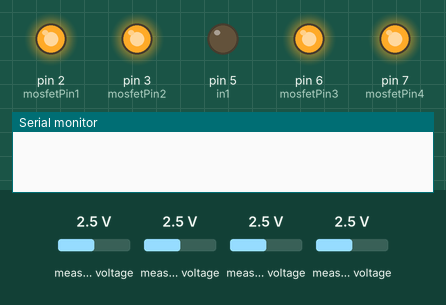
A sketch run on a simulated Arduino Uno, built with avr-gcc and run on an emulated ATmega328P. Parts: output pins drawn as LEDs (lit = HIGH), the last lines printed to the serial monitor. Inputs (shaded band) come from the test bench; at power-on: measured voltage 2.5 V.

Above: at 0.1 s.
At 2.1 s:
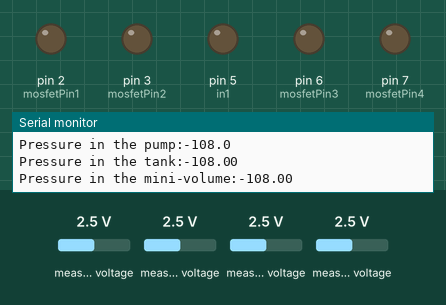
Timing chart, 0 to 3.6 s (numbered marks = the images above):
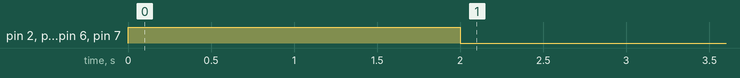

The sketch:

new_pid_edition.ino
```cpp
#include <SPI.h>
#include <Wire.h> // Библиотека для работы с шиной I2C
#include <Adafruit_ADS1X15.h> // Библиотека для работы с модулями ADS1115 и ADS1015


const int mosfetPin1 = 2; //Определение цифрового ПИН для управления соленоидом №1
const int mosfetPin2 = 3; //Определение цифрового ПИН для управления соленоидом №2
const int mosfetPin3 = 6; //Определение цифрового ПИН для управления соленоидом №3 (промежуточный)
const int mosfetPin4 = 7;

uint32_t timer = 0;   // переменная таймера для вывода значений

float voltage0;
float pressure0;
float voltage1; // Значение напряжения на датчике давления в контуре насоса
float pressure1; // Показания давления датчика в контуре насоса
float voltage2; // Значение напряжения на датчике давления в контуре контрольного объема
float pressure2; // Показания давления датчика в контуре контрольного объема
float voltage3; // Значение напряжения на датчике давления в контуре мини-объема
float pressure3; // Показания давления датчика в контуре мини-объема

//Определение требуемого давления в контролируемом объеме
float desired_pressure = abs(-65.0); // целевое значение

float pump_stable_pressure = -70;
float minimum_pressure = pump_stable_pressure + 25.0;

//Определение ПИН-а для управления РЕЛЕ
int in1 = 5; // Канал IN1 реле будет управляться пином 5
int dt_in_ms = 25; //Определение периода формирования команд ПИД регуляторами


//Коэффициенты регулирования ПИД контрольного объема
float Kp = 120.0;
float Ki = 0.0;
float Kd = 0.3;
float sum_error = 0.0;
float min_out = -1.0;
float max_out = 1.0;
float prev_error = 0.0;
int tau = 50;
int delta = 400;

//side var. to open gates correctly
int first_time = 1;
int flag = 0;

//Задание переменной управляющего сигнала ПИД регуляторов
float PID_control_value_tank = 0;

Adafruit_ADS1115 ads; // Создание объекта ads для общения через него с модулем

// Переменные для хранения значений АЦП каждого канала
int16_t adc0, adc1, adc2, adc3;


float new_pid(float p){
    float error, output;

    error = desired_pressure - p;
    sum_error += error;
    output = Kp * error + Ki * sum_error + Kd * (error - prev_error)  / dt_in_ms;

    if (output < 0) {
      output /= 10.0;
    }

    prev_error = output;

    if (output < min_out) {
      return min_out;
    } else if (output > max_out){
      return max_out;
    } else
      return output;
}


void setup() {
  pinMode(in1, OUTPUT);    // Установка пина 5 как выход
  digitalWrite(in1, LOW); //Закрытие канала IN1 реле

  pinMode(mosfetPin1, OUTPUT); //Устанновка пина mosfetPin1 как выхода
  pinMode(mosfetPin2, OUTPUT); //Устанновка пина mosfetPin2 как выхода
  pinMode(mosfetPin3, OUTPUT); //Устанновка пина mosfetPin3 как выхода
  pinMode(mosfetPin4, OUTPUT);

  //Продуваем контур при включении
  digitalWrite(mosfetPin1, HIGH);//Открытие соленоида №1 для соединения контуров насоса и контрольного объема
  digitalWrite(mosfetPin2, HIGH);//Открытие соленоида №2 для соединения контуров насоса и контрольного объема
  digitalWrite(mosfetPin3, HIGH);//Открытие соленоида №3 для соединения контуров насоса и контрольного объема
  digitalWrite(mosfetPin4, HIGH);//Открытие соленоида №4 для соединения контуров насоса и контрольного объема

  delay(2000);//Ожидание в течение 2х секунд для продувки контуров после перезапуска системы

  digitalWrite(mosfetPin1, LOW);//Открытие соленоида №1 для соединения контуров насоса и контрольного объема
  digitalWrite(mosfetPin2, LOW);//Закрытие соленоида №2
  digitalWrite(mosfetPin3, LOW);//Закрытие соленоида №3
  digitalWrite(mosfetPin4, LOW);//Закрытие соленоида №4
  // Установка коэффициента усиления 1
  ads.setGain(GAIN_ONE);
  ads.begin(); // Инициализация модуля ADS1115

  // initialize serial communication at 9600 bits per second:
  Serial.begin(9600);

}
// the loop routine runs over and over again forever:
void loop() {

  adc0 = ads.readADC_SingleEnded(0); // Чтение АЦП нулевого канала
  adc1 = ads.readADC_SingleEnded(1); // Чтение АЦП первого канала
  adc2 = ads.readADC_SingleEnded(2); // Чтение АЦП второго канала
  adc3 = ads.readADC_SingleEnded(3);

  // Расчёт фактических напряжений на каждом канале
  voltage0= float(adc0) * 0.125 / 1000.0;
  voltage1 = float(adc1) * 0.125 / 1000.0;
  voltage2 = float(adc2) * 0.125 / 1000.0;
  voltage3= float(adc3) * 0.125 / 1000.0;

  //Расчет давлений в контурах системы
  pressure0 = (voltage0 - 2.7) / 0.025; //Давление в насосе
  pressure1 = (voltage1 - 2.7) / 0.025; //Давление в контрольном объеме
  pressure2 = (voltage2 - 2.7) / 0.025; //Давление в мини-объеме
  pressure3 = (voltage3 - 2.7) / 0.025;

  //Вывод показаний датчиков в Serail порт с интервалом в 500 мс
  if (millis() - timer >= 200) {
    // Serial.print("The pressure on first sensor is "); // print text
    Serial.print("Pressure in the pump:");
    Serial.println(pressure0, 1); // print pressure reading
    Serial.print("Pressure in the tank:");
    Serial.println(pressure1, 2);
    Serial.print("Pressure in the mini-volume:");
    Serial.println(pressure2, 2);
    Serial.print("Pressure in the mini-volume2:");
    Serial.println(pressure3, 3);
    timer = millis();
  }

  if(abs(pressure0) < 80){
    if (abs(pressure0) < abs(minimum_pressure)) {
      digitalWrite(in1, HIGH);
      flag = 0;
      first_time = 1;
    }
    if (abs(pressure0) >= abs(pump_stable_pressure)) {
        digitalWrite(in1, LOW);
        flag = 1;
    }
  }
    PID_control_value_tank = new_pid(abs(pressure1));

    if (flag && first_time) {
      digitalWrite(mosfetPin1, HIGH);
      digitalWrite(mosfetPin2, HIGH);
      digitalWrite(mosfetPin3, HIGH);
      digitalWrite(mosfetPin4, LOW);
      first_time = 0;
    } else {
      digitalWrite(mosfetPin1, LOW);
      digitalWrite(mosfetPin2, LOW);
      digitalWrite(mosfetPin3, LOW);
      digitalWrite(mosfetPin4, LOW);
    }
    delay(500);
}

void increase_pressure() {
  digitalWrite(mosfetPin1, HIGH);
  delay(tau);
  digitalWrite(mosfetPin1, LOW);
  delay(tau + delta);
  digitalWrite(mosfetPin3, HIGH);
  delay(tau);
  digitalWrite(mosfetPin3, LOW);
}

void decrease_pressure() {
  delay(tau);
  digitalWrite(mosfetPin2, LOW);
  delay(tau + delta);
  //digitalWrite(mosfetPin4, HIGH);
  delay(tau);
  digitalWrite(mosfetPin4, LOW);
}
```
